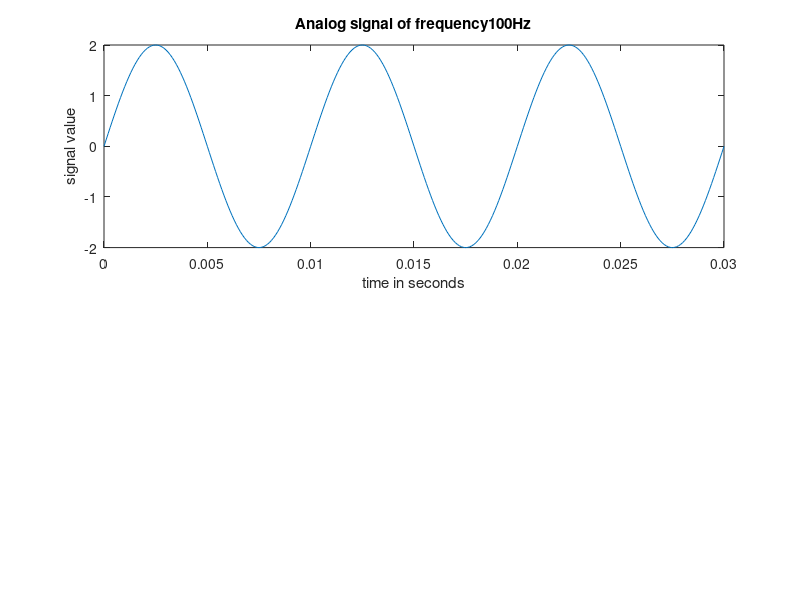

The MATLAB script that drew this image:
clc;
clear all;
close all;

F=100;
T=1/F;
t=0:T/100:3*T;
a=2;
x= a*sin(2*pi*F*t);
subplot(2,2,[1 2]), plot(t,x) , xlabel ('time in seconds'), ylabel('signal value'),
title(['Analog signal of frequency',num2str(F), 'Hz'])
